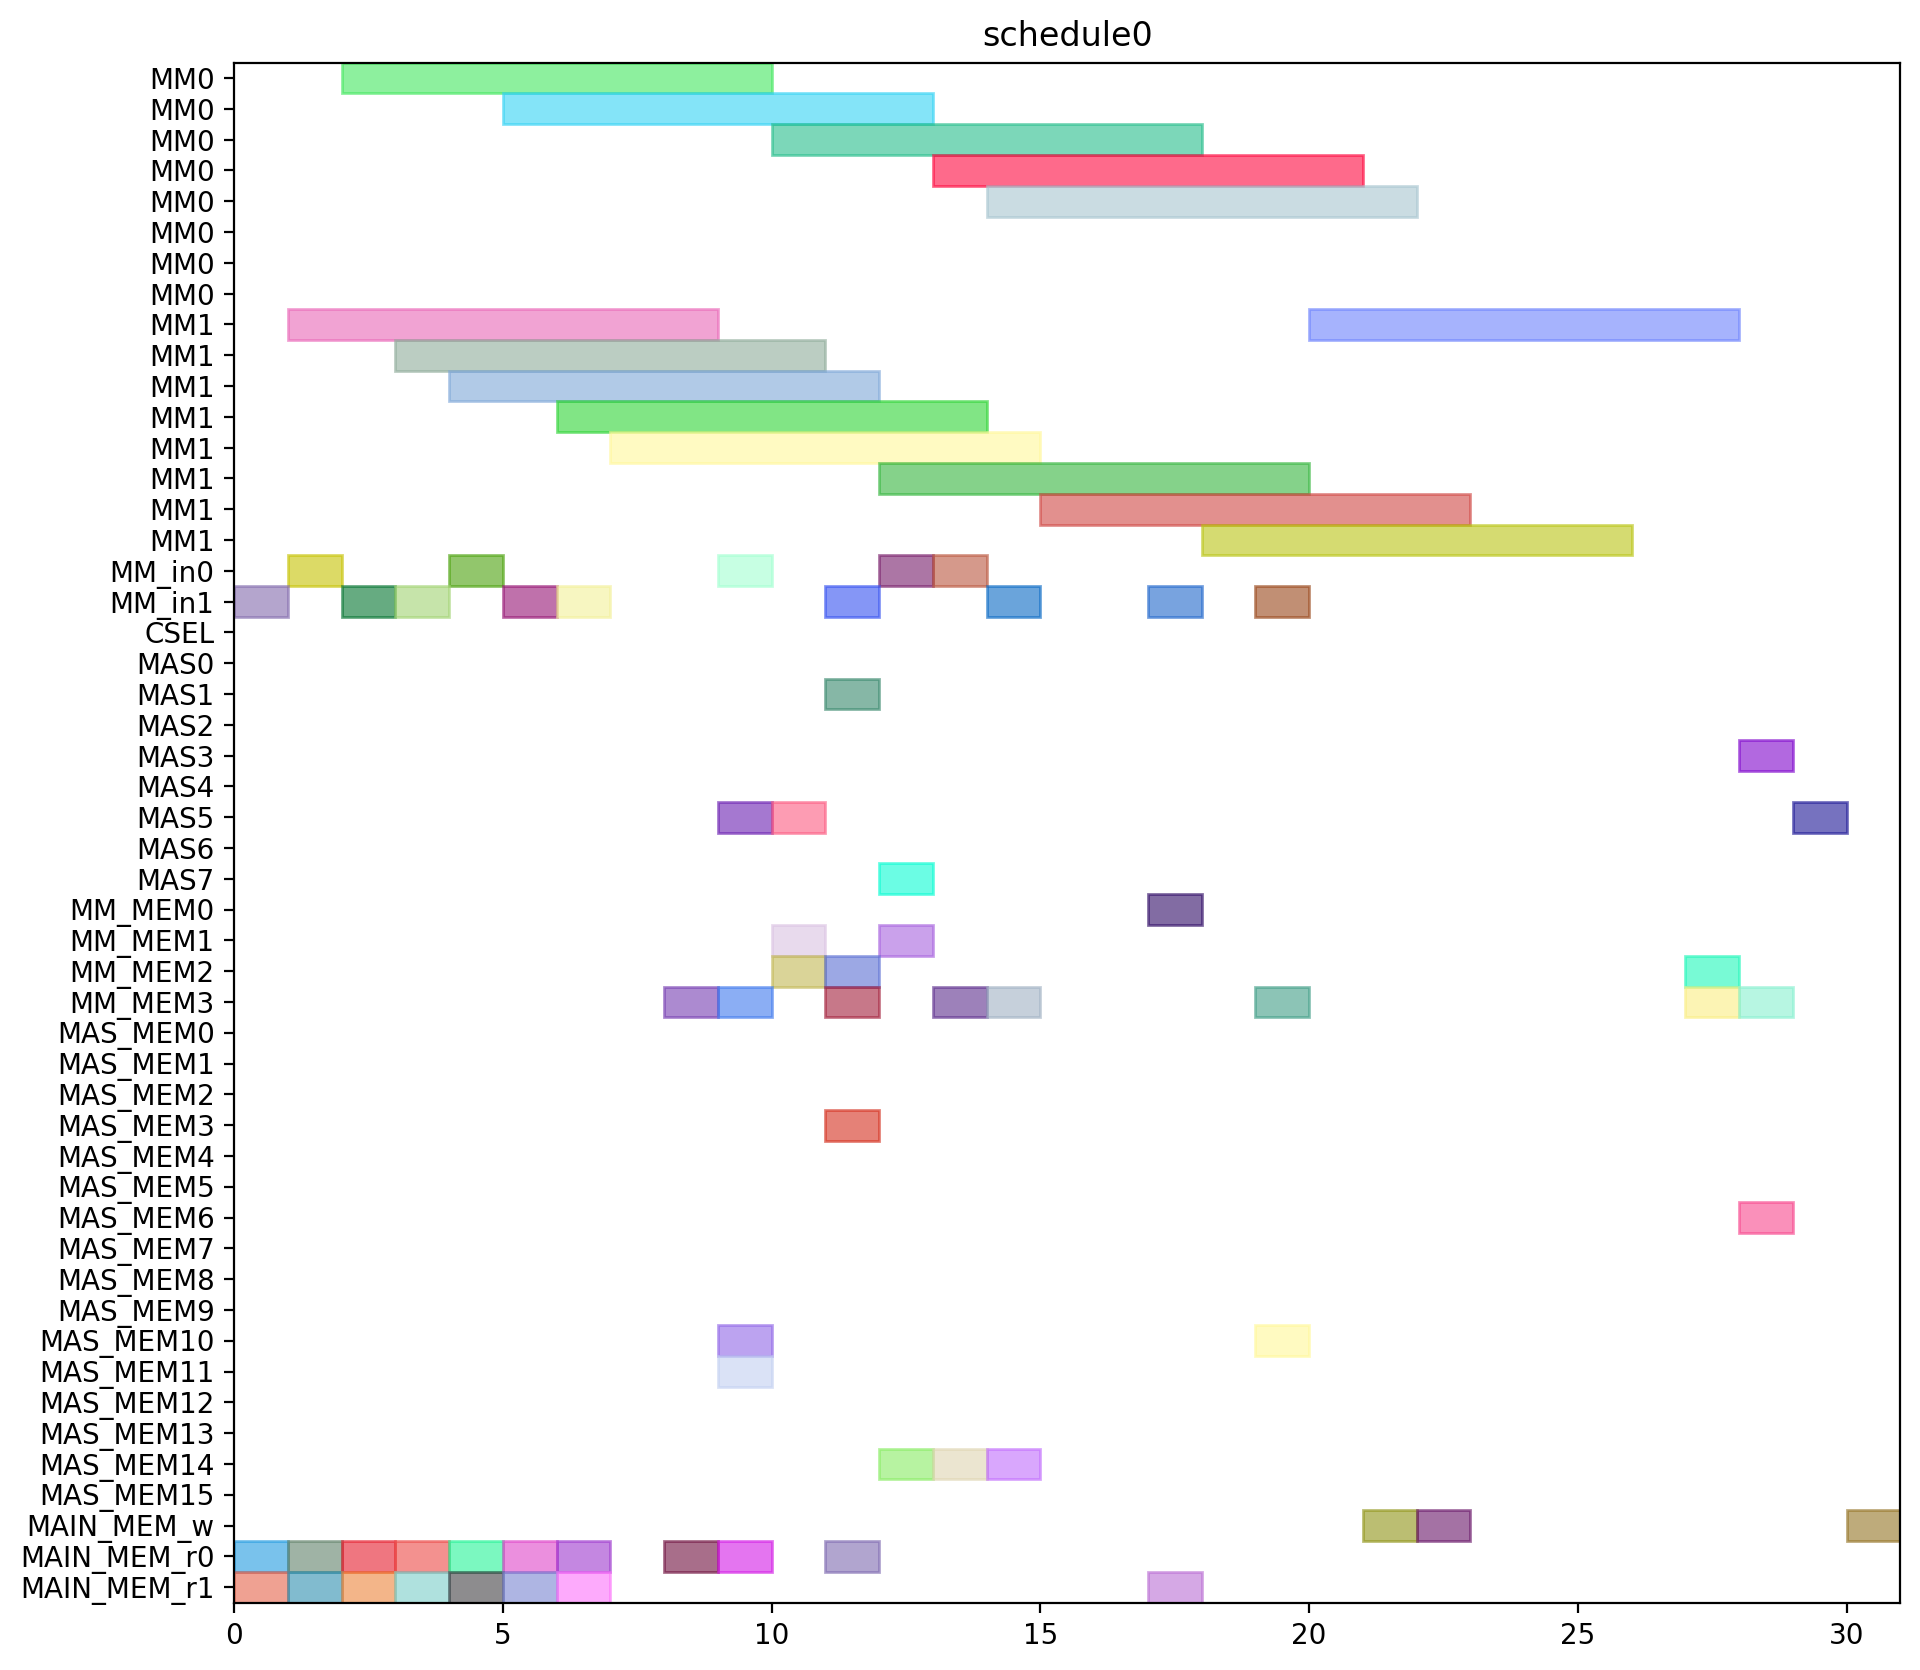

Source code (Python):
from pyschedule import Scenario, solvers, plotters, alt


def solve():
	horizon = 120
	S = Scenario("schedule0", horizon=horizon)

	# resource
	MM = S.Resources('MM', num=2, size=8)
	MM_in = S.Resources('MM_in', num=2)
	CSEL = S.Resource('CSEL')
	MAS = S.Resources('MAS', num=8, size=1, periods=range(1, horizon))
	MM_MEM = S.Resources('MM_MEM', num=4)
	MAS_MEM = S.Resources('MAS_MEM', num=16)
	MAIN_MEM_w = S.Resource('MAIN_MEM_w', size=1)
	MAIN_MEM_r = S.Resources('MAIN_MEM_r', num=2)

	# result of previous scheduling

	# new tasks
	r1 = S.Task('r1', length=8, delay_cost=1)
	r1 += alt(MM)
	r1_in = S.Task('r1_in', length=1, delay_cost=1)
	r1_in += alt(MM_in)
	S += r1_in*MM_in[0]<=r1*MM[0]
	S += r1_in*MM_in[1]<=r1*MM[1]
	r1_mem0 = S.Task('r1_mem0', length=1, delay_cost=1)
	r1_mem0 += MAIN_MEM_r[0]
	S += r1_mem0 <= r1

	r1_mem1 = S.Task('r1_mem1', length=1, delay_cost=1)
	r1_mem1 += MAIN_MEM_r[1]
	S += r1_mem1 <= r1

	r3 = S.Task('r3', length=8, delay_cost=1)
	r3 += alt(MM)
	r3_in = S.Task('r3_in', length=1, delay_cost=1)
	r3_in += alt(MM_in)
	S += r3_in*MM_in[0]<=r3*MM[0]
	S += r3_in*MM_in[1]<=r3*MM[1]
	r3_mem0 = S.Task('r3_mem0', length=1, delay_cost=1)
	r3_mem0 += MAIN_MEM_r[0]
	S += r3_mem0 <= r3

	r3_mem1 = S.Task('r3_mem1', length=1, delay_cost=1)
	r3_mem1 += MAIN_MEM_r[1]
	S += r3_mem1 <= r3

	r4 = S.Task('r4', length=8, delay_cost=1)
	r4 += alt(MM)
	r4_in = S.Task('r4_in', length=1, delay_cost=1)
	r4_in += alt(MM_in)
	S += r4_in*MM_in[0]<=r4*MM[0]
	S += r4_in*MM_in[1]<=r4*MM[1]
	r4_mem0 = S.Task('r4_mem0', length=1, delay_cost=1)
	r4_mem0 += MAIN_MEM_r[0]
	S += r4_mem0 <= r4

	r4_mem1 = S.Task('r4_mem1', length=1, delay_cost=1)
	r4_mem1 += MAIN_MEM_r[1]
	S += r4_mem1 <= r4

	r5 = S.Task('r5', length=8, delay_cost=1)
	r5 += alt(MM)
	r5_in = S.Task('r5_in', length=1, delay_cost=1)
	r5_in += alt(MM_in)
	S += r5_in*MM_in[0]<=r5*MM[0]
	S += r5_in*MM_in[1]<=r5*MM[1]
	r5_mem0 = S.Task('r5_mem0', length=1, delay_cost=1)
	r5_mem0 += MAIN_MEM_r[0]
	S += r5_mem0 <= r5

	r5_mem1 = S.Task('r5_mem1', length=1, delay_cost=1)
	r5_mem1 += MAIN_MEM_r[1]
	S += r5_mem1 <= r5

	r6 = S.Task('r6', length=8, delay_cost=1)
	r6 += alt(MM)
	r6_in = S.Task('r6_in', length=1, delay_cost=1)
	r6_in += alt(MM_in)
	S += r6_in*MM_in[0]<=r6*MM[0]
	S += r6_in*MM_in[1]<=r6*MM[1]
	r6_mem0 = S.Task('r6_mem0', length=1, delay_cost=1)
	r6_mem0 += MAIN_MEM_r[0]
	S += r6_mem0 <= r6

	r6_mem1 = S.Task('r6_mem1', length=1, delay_cost=1)
	r6_mem1 += MAIN_MEM_r[1]
	S += r6_mem1 <= r6

	r12 = S.Task('r12', length=8, delay_cost=1)
	r12 += alt(MM)
	r12_in = S.Task('r12_in', length=1, delay_cost=1)
	r12_in += alt(MM_in)
	S += r12_in*MM_in[0]<=r12*MM[0]
	S += r12_in*MM_in[1]<=r12*MM[1]
	r12_mem0 = S.Task('r12_mem0', length=1, delay_cost=1)
	r12_mem0 += MAIN_MEM_r[0]
	S += r12_mem0 <= r12

	r12_mem1 = S.Task('r12_mem1', length=1, delay_cost=1)
	r12_mem1 += MAIN_MEM_r[1]
	S += r12_mem1 <= r12

	r13 = S.Task('r13', length=8, delay_cost=1)
	r13 += alt(MM)
	r13_in = S.Task('r13_in', length=1, delay_cost=1)
	r13_in += alt(MM_in)
	S += r13_in*MM_in[0]<=r13*MM[0]
	S += r13_in*MM_in[1]<=r13*MM[1]
	r13_mem0 = S.Task('r13_mem0', length=1, delay_cost=1)
	r13_mem0 += MAIN_MEM_r[0]
	S += r13_mem0 <= r13

	r13_mem1 = S.Task('r13_mem1', length=1, delay_cost=1)
	r13_mem1 += MAIN_MEM_r[1]
	S += r13_mem1 <= r13

	r2 = S.Task('r2', length=1, delay_cost=1)
	r2 += alt(MAS)
	r2_mem0 = S.Task('r2_mem0', length=1, delay_cost=1)
	r2_mem0 += alt(MM_MEM)
	S += (r1*MM[0])-1 < r2_mem0*MM_MEM[0]
	S += (r1*MM[1])-1 < r2_mem0*MM_MEM[2]
	S += r2_mem0 <= r2

	r2_mem1 = S.Task('r2_mem1', length=1, delay_cost=1)
	r2_mem1 += alt(MM_MEM)
	S += (r1*MM[0])-1 < r2_mem1*MM_MEM[1]
	S += (r1*MM[1])-1 < r2_mem1*MM_MEM[3]
	S += r2_mem1 <= r2

	r7 = S.Task('r7', length=1, delay_cost=1)
	r7 += alt(MAS)
	r7_mem0 = S.Task('r7_mem0', length=1, delay_cost=1)
	r7_mem0 += alt(MM_MEM)
	S += (r5*MM[0])-1 < r7_mem0*MM_MEM[0]
	S += (r5*MM[1])-1 < r7_mem0*MM_MEM[2]
	S += r7_mem0 <= r7

	r7_mem1 = S.Task('r7_mem1', length=1, delay_cost=1)
	r7_mem1 += alt(MM_MEM)
	S += (r6*MM[0])-1 < r7_mem1*MM_MEM[1]
	S += (r6*MM[1])-1 < r7_mem1*MM_MEM[3]
	S += r7_mem1 <= r7

	r8 = S.Task('r8', length=1, delay_cost=1)
	r8 += alt(MAS)
	r8_mem0 = S.Task('r8_mem0', length=1, delay_cost=1)
	r8_mem0 += MAIN_MEM_r[0]
	S += r8_mem0 <= r8

	r8_mem1 = S.Task('r8_mem1', length=1, delay_cost=1)
	r8_mem1 += alt(MM_MEM)
	S += (r4*MM[0])-1 < r8_mem1*MM_MEM[1]
	S += (r4*MM[1])-1 < r8_mem1*MM_MEM[3]
	S += r8_mem1 <= r8

	r10 = S.Task('r10', length=1, delay_cost=1)
	r10 += alt(MAS)
	r10_mem0 = S.Task('r10_mem0', length=1, delay_cost=1)
	r10_mem0 += MAIN_MEM_r[0]
	S += r10_mem0 <= r10

	r10_mem1 = S.Task('r10_mem1', length=1, delay_cost=1)
	r10_mem1 += alt(MM_MEM)
	S += (r4*MM[0])-1 < r10_mem1*MM_MEM[1]
	S += (r4*MM[1])-1 < r10_mem1*MM_MEM[3]
	S += r10_mem1 <= r10

	r9 = S.Task('r9', length=8, delay_cost=1)
	r9 += alt(MM)
	r9_in = S.Task('r9_in', length=1, delay_cost=1)
	r9_in += alt(MM_in)
	S += r9_in*MM_in[0]<=r9*MM[0]
	S += r9_in*MM_in[1]<=r9*MM[1]
	r9_mem0 = S.Task('r9_mem0', length=1, delay_cost=1)
	r9_mem0 += MAIN_MEM_r[0]
	S += r9_mem0 <= r9

	r9_mem1 = S.Task('r9_mem1', length=1, delay_cost=1)
	r9_mem1 += alt(MAS_MEM)
	S += (r7*MAS[0])-1 < r9_mem1*MAS_MEM[1]
	S += (r7*MAS[1])-1 < r9_mem1*MAS_MEM[3]
	S += (r7*MAS[2])-1 < r9_mem1*MAS_MEM[5]
	S += (r7*MAS[3])-1 < r9_mem1*MAS_MEM[7]
	S += (r7*MAS[4])-1 < r9_mem1*MAS_MEM[9]
	S += (r7*MAS[5])-1 < r9_mem1*MAS_MEM[11]
	S += (r7*MAS[6])-1 < r9_mem1*MAS_MEM[13]
	S += (r7*MAS[7])-1 < r9_mem1*MAS_MEM[15]
	S += r9_mem1 <= r9

	r11 = S.Task('r11', length=8, delay_cost=1)
	r11 += alt(MM)
	r11_in = S.Task('r11_in', length=1, delay_cost=1)
	r11_in += alt(MM_in)
	S += r11_in*MM_in[0]<=r11*MM[0]
	S += r11_in*MM_in[1]<=r11*MM[1]
	r11_mem0 = S.Task('r11_mem0', length=1, delay_cost=1)
	r11_mem0 += alt(MAS_MEM)
	S += (r10*MAS[0])-1 < r11_mem0*MAS_MEM[0]
	S += (r10*MAS[1])-1 < r11_mem0*MAS_MEM[2]
	S += (r10*MAS[2])-1 < r11_mem0*MAS_MEM[4]
	S += (r10*MAS[3])-1 < r11_mem0*MAS_MEM[6]
	S += (r10*MAS[4])-1 < r11_mem0*MAS_MEM[8]
	S += (r10*MAS[5])-1 < r11_mem0*MAS_MEM[10]
	S += (r10*MAS[6])-1 < r11_mem0*MAS_MEM[12]
	S += (r10*MAS[7])-1 < r11_mem0*MAS_MEM[14]
	S += r11_mem0 <= r11

	r11_mem1 = S.Task('r11_mem1', length=1, delay_cost=1)
	r11_mem1 += alt(MAS_MEM)
	S += (r10*MAS[0])-1 < r11_mem1*MAS_MEM[1]
	S += (r10*MAS[1])-1 < r11_mem1*MAS_MEM[3]
	S += (r10*MAS[2])-1 < r11_mem1*MAS_MEM[5]
	S += (r10*MAS[3])-1 < r11_mem1*MAS_MEM[7]
	S += (r10*MAS[4])-1 < r11_mem1*MAS_MEM[9]
	S += (r10*MAS[5])-1 < r11_mem1*MAS_MEM[11]
	S += (r10*MAS[6])-1 < r11_mem1*MAS_MEM[13]
	S += (r10*MAS[7])-1 < r11_mem1*MAS_MEM[15]
	S += r11_mem1 <= r11

	PX_new = S.Task('PX_new', length=8, delay_cost=1)
	PX_new += alt(MM)
	PX_new_in = S.Task('PX_new_in', length=1, delay_cost=1)
	PX_new_in += alt(MM_in)
	S += PX_new_in*MM_in[0]<=PX_new*MM[0]
	S += PX_new_in*MM_in[1]<=PX_new*MM[1]
	S += 0<PX_new

	PX_new_w = S.Task('PX_new_w', length=1, delay_cost=1)
	PX_new_w += alt(MAIN_MEM_w)
	S += PX_new <= PX_new_w

	PX_new_mem0 = S.Task('PX_new_mem0', length=1, delay_cost=1)
	PX_new_mem0 += alt(MAS_MEM)
	S += (r2*MAS[0])-1 < PX_new_mem0*MAS_MEM[0]
	S += (r2*MAS[1])-1 < PX_new_mem0*MAS_MEM[2]
	S += (r2*MAS[2])-1 < PX_new_mem0*MAS_MEM[4]
	S += (r2*MAS[3])-1 < PX_new_mem0*MAS_MEM[6]
	S += (r2*MAS[4])-1 < PX_new_mem0*MAS_MEM[8]
	S += (r2*MAS[5])-1 < PX_new_mem0*MAS_MEM[10]
	S += (r2*MAS[6])-1 < PX_new_mem0*MAS_MEM[12]
	S += (r2*MAS[7])-1 < PX_new_mem0*MAS_MEM[14]
	S += PX_new_mem0 <= PX_new

	PX_new_mem1 = S.Task('PX_new_mem1', length=1, delay_cost=1)
	PX_new_mem1 += alt(MM_MEM)
	S += (r12*MM[0])-1 < PX_new_mem1*MM_MEM[1]
	S += (r12*MM[1])-1 < PX_new_mem1*MM_MEM[3]
	S += PX_new_mem1 <= PX_new

	r14 = S.Task('r14', length=8, delay_cost=1)
	r14 += alt(MM)
	r14_in = S.Task('r14_in', length=1, delay_cost=1)
	r14_in += alt(MM_in)
	S += r14_in*MM_in[0]<=r14*MM[0]
	S += r14_in*MM_in[1]<=r14*MM[1]
	r14_mem0 = S.Task('r14_mem0', length=1, delay_cost=1)
	r14_mem0 += alt(MAS_MEM)
	S += (r2*MAS[0])-1 < r14_mem0*MAS_MEM[0]
	S += (r2*MAS[1])-1 < r14_mem0*MAS_MEM[2]
	S += (r2*MAS[2])-1 < r14_mem0*MAS_MEM[4]
	S += (r2*MAS[3])-1 < r14_mem0*MAS_MEM[6]
	S += (r2*MAS[4])-1 < r14_mem0*MAS_MEM[8]
	S += (r2*MAS[5])-1 < r14_mem0*MAS_MEM[10]
	S += (r2*MAS[6])-1 < r14_mem0*MAS_MEM[12]
	S += (r2*MAS[7])-1 < r14_mem0*MAS_MEM[14]
	S += r14_mem0 <= r14

	r14_mem1 = S.Task('r14_mem1', length=1, delay_cost=1)
	r14_mem1 += alt(MM_MEM)
	S += (r3*MM[0])-1 < r14_mem1*MM_MEM[1]
	S += (r3*MM[1])-1 < r14_mem1*MM_MEM[3]
	S += r14_mem1 <= r14

	Z1_new = S.Task('Z1_new', length=8, delay_cost=1)
	Z1_new += alt(MM)
	Z1_new_in = S.Task('Z1_new_in', length=1, delay_cost=1)
	Z1_new_in += alt(MM_in)
	S += Z1_new_in*MM_in[0]<=Z1_new*MM[0]
	S += Z1_new_in*MM_in[1]<=Z1_new*MM[1]
	S += 0<Z1_new

	Z1_new_w = S.Task('Z1_new_w', length=1, delay_cost=1)
	Z1_new_w += alt(MAIN_MEM_w)
	S += Z1_new <= Z1_new_w

	Z1_new_mem0 = S.Task('Z1_new_mem0', length=1, delay_cost=1)
	Z1_new_mem0 += alt(MAS_MEM)
	S += (r2*MAS[0])-1 < Z1_new_mem0*MAS_MEM[0]
	S += (r2*MAS[1])-1 < Z1_new_mem0*MAS_MEM[2]
	S += (r2*MAS[2])-1 < Z1_new_mem0*MAS_MEM[4]
	S += (r2*MAS[3])-1 < Z1_new_mem0*MAS_MEM[6]
	S += (r2*MAS[4])-1 < Z1_new_mem0*MAS_MEM[8]
	S += (r2*MAS[5])-1 < Z1_new_mem0*MAS_MEM[10]
	S += (r2*MAS[6])-1 < Z1_new_mem0*MAS_MEM[12]
	S += (r2*MAS[7])-1 < Z1_new_mem0*MAS_MEM[14]
	S += Z1_new_mem0 <= Z1_new

	Z1_new_mem1 = S.Task('Z1_new_mem1', length=1, delay_cost=1)
	Z1_new_mem1 += alt(MM_MEM)
	S += (r13*MM[0])-1 < Z1_new_mem1*MM_MEM[1]
	S += (r13*MM[1])-1 < Z1_new_mem1*MM_MEM[3]
	S += Z1_new_mem1 <= Z1_new

	r15 = S.Task('r15', length=8, delay_cost=1)
	r15 += alt(MM)
	r15_in = S.Task('r15_in', length=1, delay_cost=1)
	r15_in += alt(MM_in)
	S += r15_in*MM_in[0]<=r15*MM[0]
	S += r15_in*MM_in[1]<=r15*MM[1]
	r15_mem0 = S.Task('r15_mem0', length=1, delay_cost=1)
	r15_mem0 += alt(MAS_MEM)
	S += (r8*MAS[0])-1 < r15_mem0*MAS_MEM[0]
	S += (r8*MAS[1])-1 < r15_mem0*MAS_MEM[2]
	S += (r8*MAS[2])-1 < r15_mem0*MAS_MEM[4]
	S += (r8*MAS[3])-1 < r15_mem0*MAS_MEM[6]
	S += (r8*MAS[4])-1 < r15_mem0*MAS_MEM[8]
	S += (r8*MAS[5])-1 < r15_mem0*MAS_MEM[10]
	S += (r8*MAS[6])-1 < r15_mem0*MAS_MEM[12]
	S += (r8*MAS[7])-1 < r15_mem0*MAS_MEM[14]
	S += r15_mem0 <= r15

	r15_mem1 = S.Task('r15_mem1', length=1, delay_cost=1)
	r15_mem1 += alt(MM_MEM)
	S += (r9*MM[0])-1 < r15_mem1*MM_MEM[1]
	S += (r9*MM[1])-1 < r15_mem1*MM_MEM[3]
	S += r15_mem1 <= r15

	r16 = S.Task('r16', length=8, delay_cost=1)
	r16 += alt(MM)
	r16_in = S.Task('r16_in', length=1, delay_cost=1)
	r16_in += alt(MM_in)
	S += r16_in*MM_in[0]<=r16*MM[0]
	S += r16_in*MM_in[1]<=r16*MM[1]
	r16_mem0 = S.Task('r16_mem0', length=1, delay_cost=1)
	r16_mem0 += alt(MM_MEM)
	S += (r11*MM[0])-1 < r16_mem0*MM_MEM[0]
	S += (r11*MM[1])-1 < r16_mem0*MM_MEM[2]
	S += r16_mem0 <= r16

	r16_mem1 = S.Task('r16_mem1', length=1, delay_cost=1)
	r16_mem1 += MAIN_MEM_r[1]
	S += r16_mem1 <= r16

	r17 = S.Task('r17', length=1, delay_cost=1)
	r17 += alt(MAS)
	r17_mem0 = S.Task('r17_mem0', length=1, delay_cost=1)
	r17_mem0 += alt(MM_MEM)
	S += (r14*MM[0])-1 < r17_mem0*MM_MEM[0]
	S += (r14*MM[1])-1 < r17_mem0*MM_MEM[2]
	S += r17_mem0 <= r17

	r17_mem1 = S.Task('r17_mem1', length=1, delay_cost=1)
	r17_mem1 += alt(MM_MEM)
	S += (r15*MM[0])-1 < r17_mem1*MM_MEM[1]
	S += (r15*MM[1])-1 < r17_mem1*MM_MEM[3]
	S += r17_mem1 <= r17

	PY_new = S.Task('PY_new', length=1, delay_cost=1)
	PY_new += alt(MAS)
	S += 0<PY_new

	PY_new_w = S.Task('PY_new_w', length=1, delay_cost=1)
	PY_new_w += alt(MAIN_MEM_w)
	S += PY_new <= PY_new_w

	PY_new_mem0 = S.Task('PY_new_mem0', length=1, delay_cost=1)
	PY_new_mem0 += alt(MAS_MEM)
	S += (r17*MAS[0])-1 < PY_new_mem0*MAS_MEM[0]
	S += (r17*MAS[1])-1 < PY_new_mem0*MAS_MEM[2]
	S += (r17*MAS[2])-1 < PY_new_mem0*MAS_MEM[4]
	S += (r17*MAS[3])-1 < PY_new_mem0*MAS_MEM[6]
	S += (r17*MAS[4])-1 < PY_new_mem0*MAS_MEM[8]
	S += (r17*MAS[5])-1 < PY_new_mem0*MAS_MEM[10]
	S += (r17*MAS[6])-1 < PY_new_mem0*MAS_MEM[12]
	S += (r17*MAS[7])-1 < PY_new_mem0*MAS_MEM[14]
	S += PY_new_mem0 <= PY_new

	PY_new_mem1 = S.Task('PY_new_mem1', length=1, delay_cost=1)
	PY_new_mem1 += alt(MM_MEM)
	S += (r16*MM[0])-1 < PY_new_mem1*MM_MEM[1]
	S += (r16*MM[1])-1 < PY_new_mem1*MM_MEM[3]
	S += PY_new_mem1 <= PY_new

	solvers.mip.solve(S,msg=1,kind='CPLEX',ratio_gap=1.01)

	solution = [['hoge']*len(S.solution()[1]) for i in range(len(S.solution()))]
	for i in range(len(S.solution())):
		for j in range(len(S.solution()[i])):
			solution[i][j]=str(S.solution()[i][j])
	print(solution)

	cycles = int(solution[-1][3])

	pic_file_name = "/home/mfukuda/ABE/multiRAM_multiMAS_16mux/scheduling_result/stage8MM2_stage1MAS8/EP_YRECOVER/schedule0.png"
	if(S.solution() != []):
		plotters.matplotlib.plot(S,img_filename=pic_file_name, show_task_labels=False, fig_size=(cycles*0.25+3, 10))

	return solution
